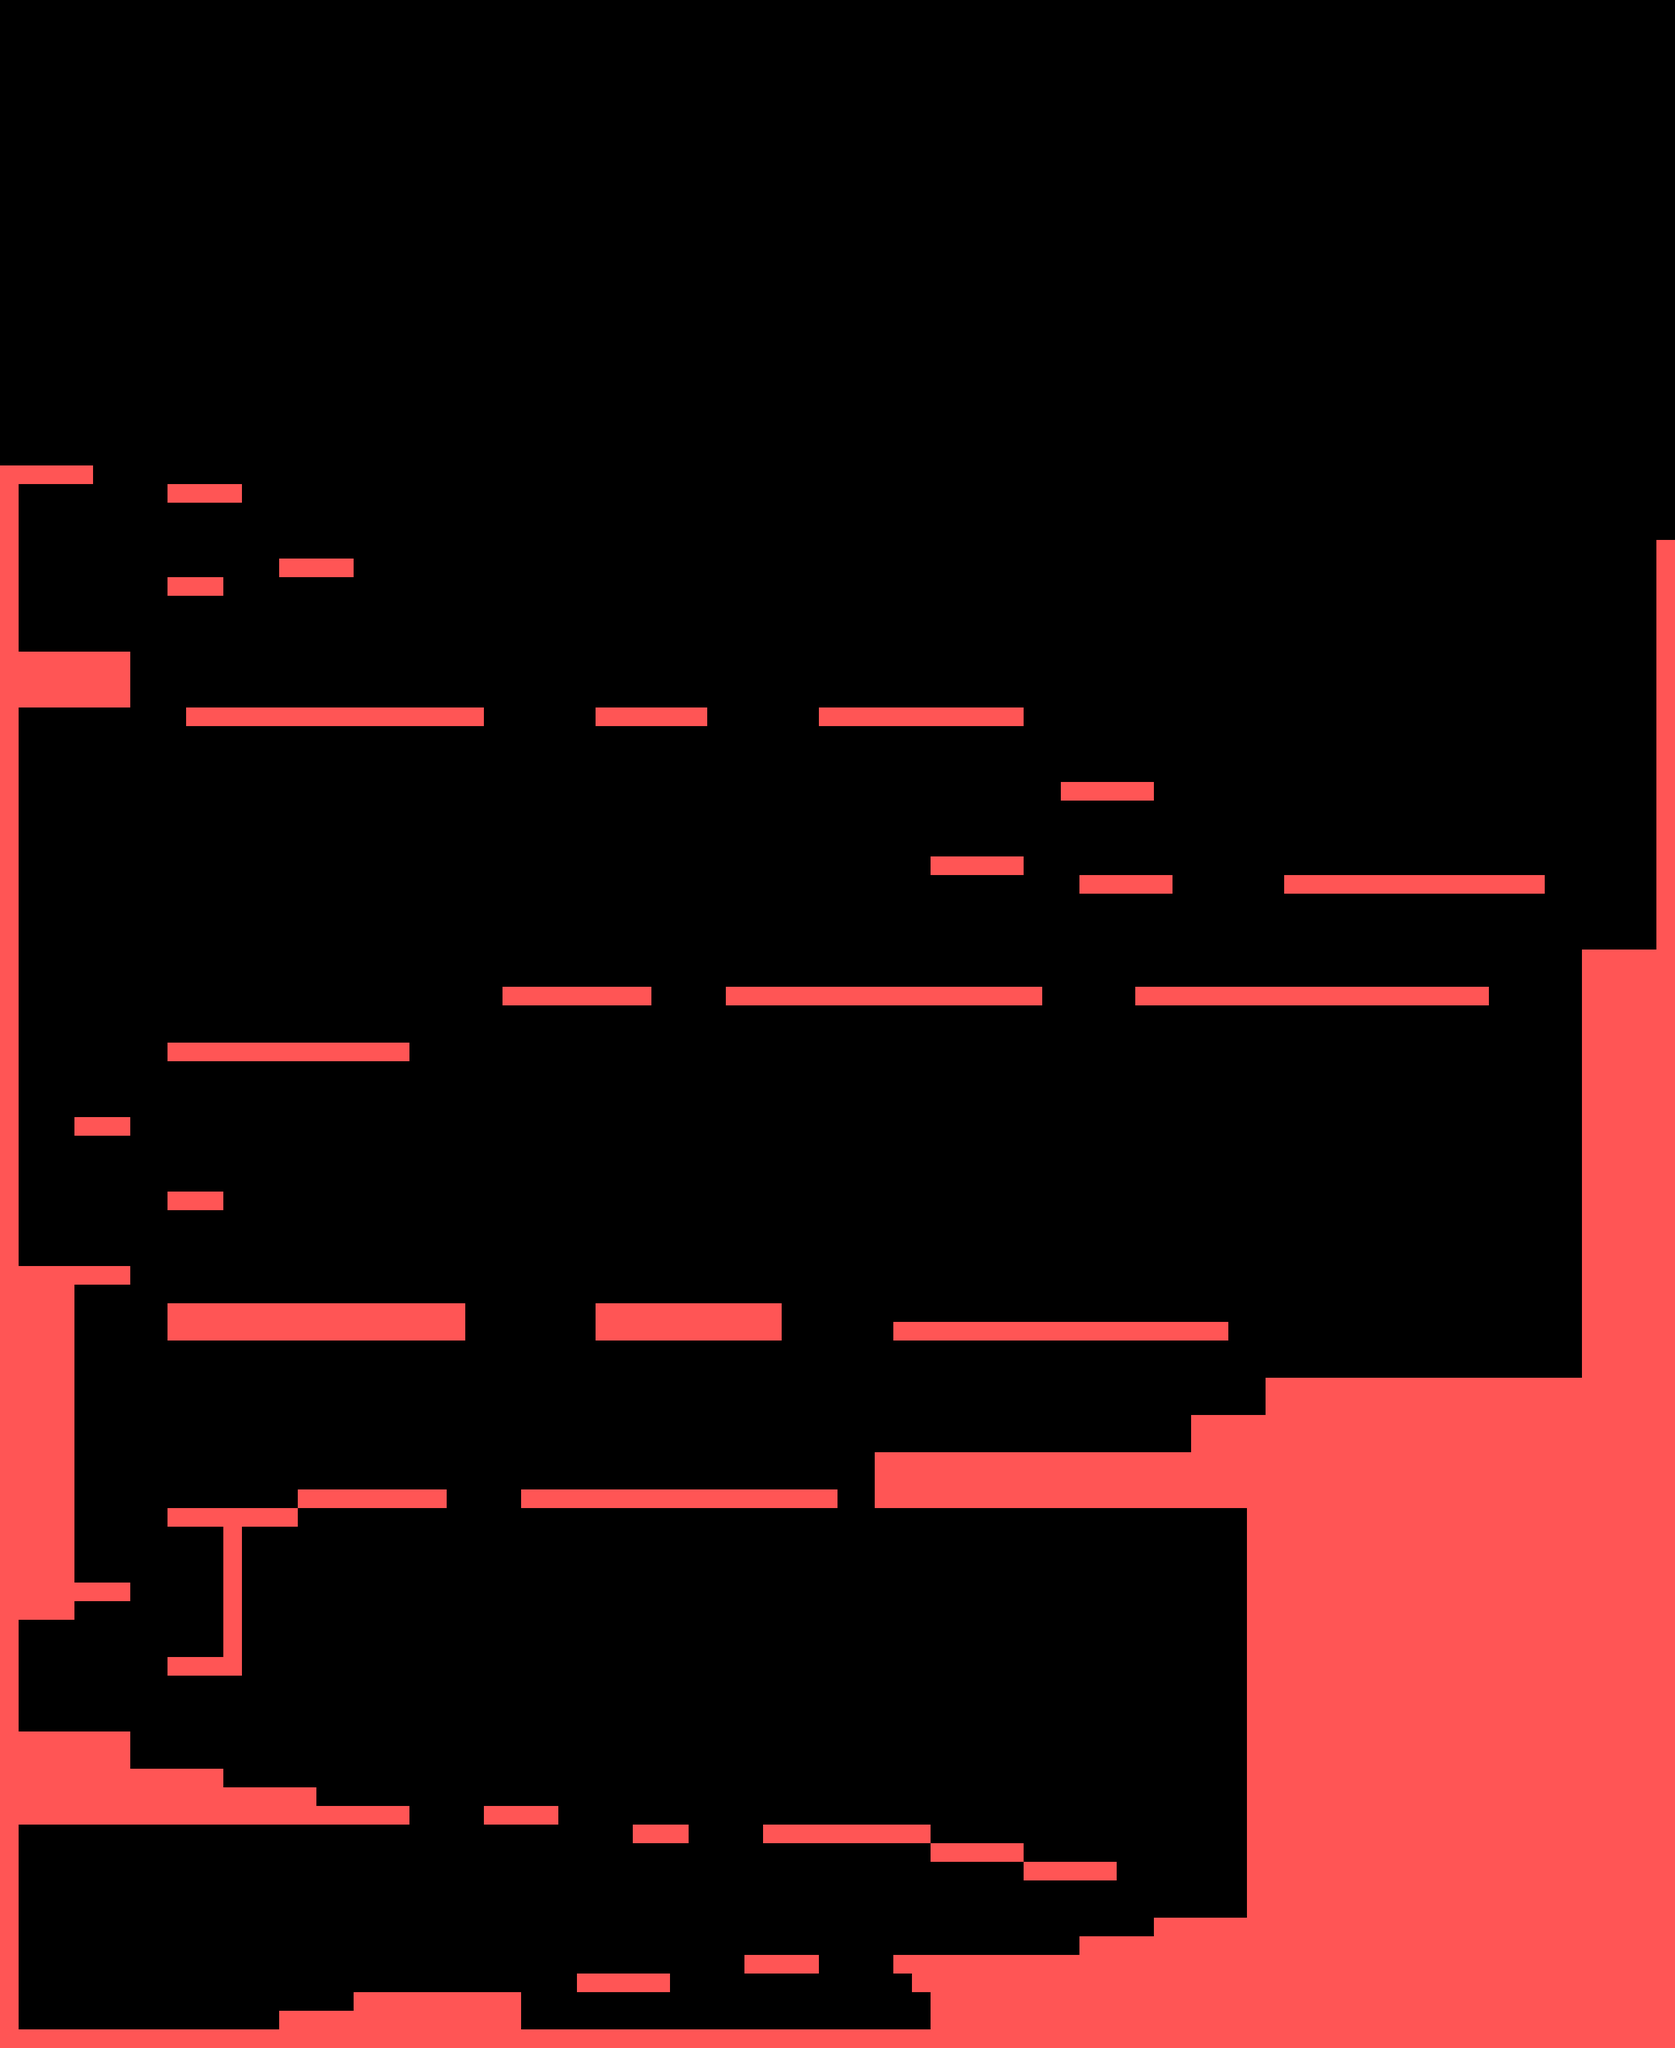

A level layout from a 2D game, rendered from its tile map. Below: a short description, then the map file with tile-grid data replaced by summaries:
An orthogonal 90x110 tile map with 32x32 px tiles, 1 tile layer (Foreground) and 1 object (player_start).

<map version="1.2" tiledversion="1.2.1" orientation="orthogonal" renderorder="right-down" width="90" height="110" tilewidth="32" tileheight="32" infinite="0" nextlayerid="3" nextobjectid="9">
 <tileset firstgid="1" name="tileset" tilewidth="32" tileheight="32" tilecount="2" columns="2">
  <image source="tileset.png" width="64" height="32" />
 </tileset>
 <layer id="1" name="Foreground" width="90" height="110">
  <properties>
   <property name="tileset" value="tileset" />
  </properties>
  <data>[9900 cells, 1716 non-empty, 1 distinct tile ids]</data>
 </layer>
 <objectgroup id="2" name="Objects">
  <object id="6" name="player_start" type="player_start" x="112" y="3408" />
 </objectgroup>
</map>
